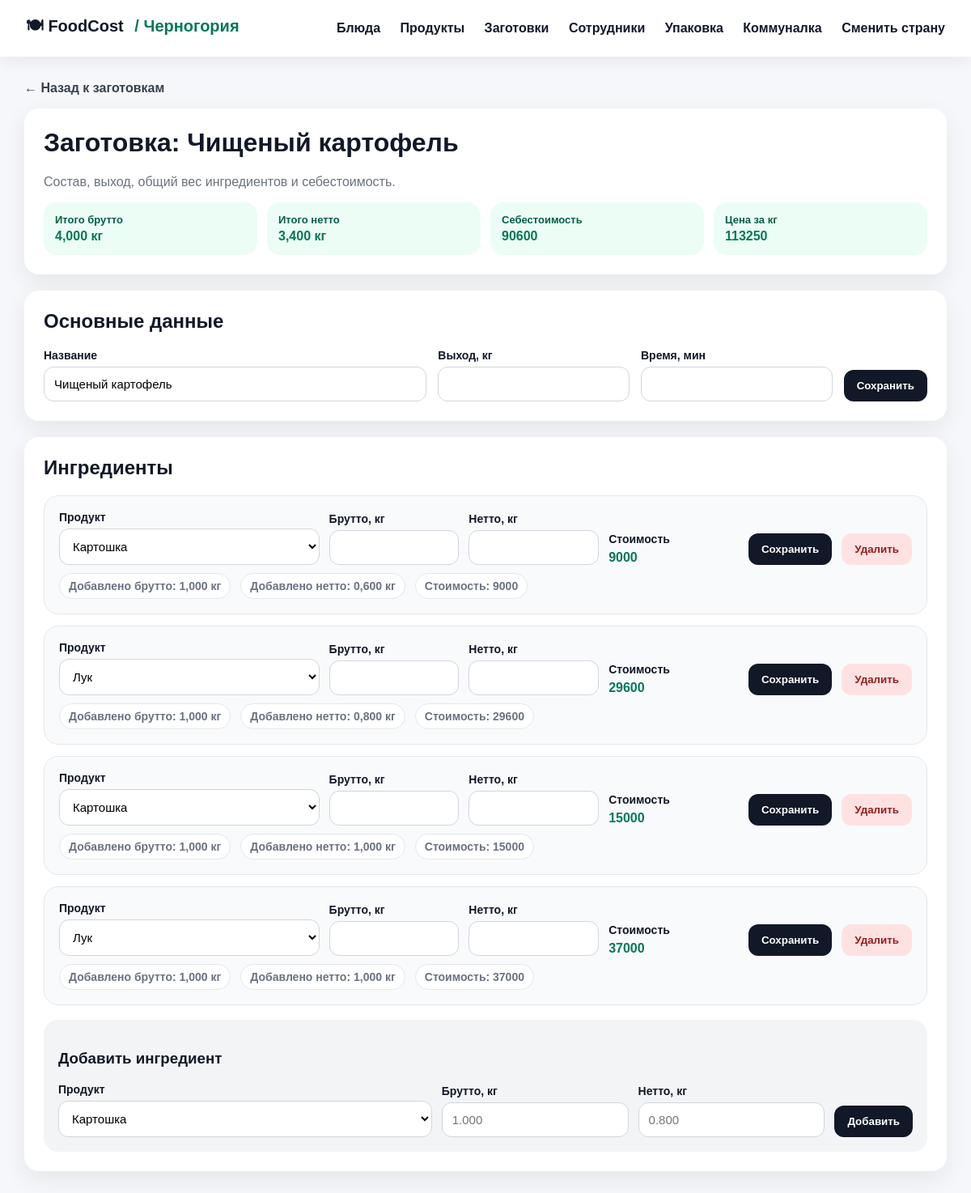
Page /c/montenegro/preparations/1/ on the earlier database version.
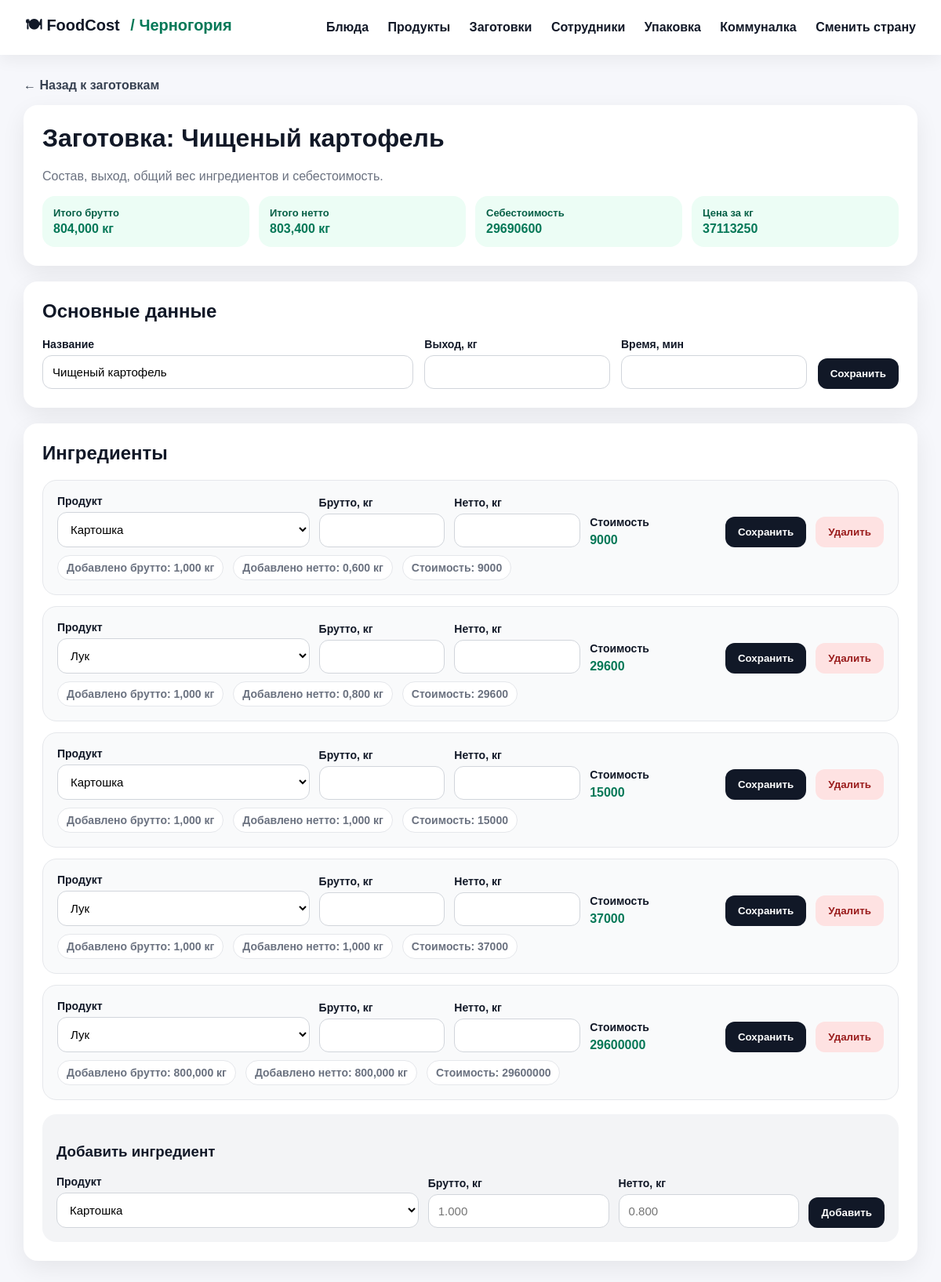
Same page on the later database version.
### foodcost/models.py (models this page shows, shortened)
class Preparation(models.Model):
    country = models.ForeignKey(
        Country,
        on_delete=models.CASCADE,
        related_name="preparations",
        null=True,
        blank=True,
    )
    name = models.CharField(max_length=255)
    final_weight = models.DecimalField(max_digits=10, decimal_places=3)
    cooking_minutes = models.DecimalField(max_digits=8, decimal_places=2, default=0)
    def calculate_cost(self):
        return sum(item.calculate_cost() for item in self.items.all())
    def cost_per_kg(self):
        if self.final_weight == 0:
            return 0
        return self.calculate_cost() / self.final_weight

class PreparationItem(models.Model):
    preparation = models.ForeignKey(Preparation, on_delete=models.CASCADE, related_name="items")
    product = models.ForeignKey(Product, on_delete=models.CASCADE)
    gross = models.DecimalField(max_digits=10, decimal_places=3)
    net = models.DecimalField(max_digits=10, decimal_places=3)
    def calculate_cost(self):
        price = self.product.get_price()
        if not price:
            return 0
        return self.net * price.price

class Product(models.Model):
    country = models.ForeignKey(
        Country,
        on_delete=models.CASCADE,
        related_name="products",
        null=True,
        blank=True,
    )
    name = models.CharField(max_length=255)
    unit = models.CharField(max_length=20)
    def get_price(self):
        return self.prices.order_by("-date_from").first()

class ProductPrice(models.Model):
    product = models.ForeignKey(Product, on_delete=models.CASCADE, related_name="prices")
    price = models.DecimalField(max_digits=10, decimal_places=2)
    date_from = models.DateField()

### foodcost/views.py (the view, shortened to what this page needs)
# urls.py: path("c/<slug:country_slug>/preparations/<int:prep_id>/", views.preparation_detail, name="preparation_detail"),
def preparation_detail(request, country_slug, prep_id):
    country = get_country(country_slug)
    preparation = get_object_or_404(Preparation, id=prep_id, country=country)
    products = Product.objects.filter(country=country)
    total_gross = sum(item.gross for item in preparation.items.all())
    total_net = sum(item.net for item in preparation.items.all())
    return render(request, "foodcost/preparation_detail.html", {
        "country": country,
        "preparation": preparation,
        "products": products,
        "total_gross": total_gross,
        "total_net": total_net,
    })

### foodcost/views.py (called while the page is built)
def get_country(country_slug):
    return get_object_or_404(Country, slug=country_slug)

### foodcost/templates/foodcost/preparation_detail.html (shortened to what the changed rows need)
{% extends "foodcost/base.html" %}
{% block content %}
<div class="card">
    <h1>Заготовка: {{ preparation.name }}</h1>
    <p class="muted">Состав, выход, общий вес ингредиентов и себестоимость.</p>
    <div class="summary">
        <div class="metric">
            <span>Итого брутто</span>
            {{ total_gross|floatformat:3 }} кг
        </div>
        <div class="metric">
            <span>Итого нетто</span>
            {{ total_net|floatformat:3 }} кг
        </div>
        <div class="metric">
            <span>Себестоимость</span>
            {{ preparation.calculate_cost|floatformat:0 }}
        </div>
        <div class="metric">
            <span>Цена за кг</span>
            {{ preparation.cost_per_kg|floatformat:0 }}
        </div>
    </div>
</div>
<div class="card">
    <h2>Основные данные</h2>
    <form method="post">
        <div class="main-grid">
            <div>
                <label>Название</label>
                <input name="name" value="{{ preparation.name }}">
            </div>
            <div>
                <label>Выход, кг</label>
                <input type="number" step="0.001" name="final_weight" value="{{ preparation.final_weight }}">
            </div>
            <div>
                <label>Время, мин</label>
                <input type="number" step="0.1" name="cooking_minutes" value="{{ preparation.cooking_minutes }}">
            </div>
        </div>
    </form>
</div>
<div class="card">
    <h2>Ингредиенты</h2>
    <div class="ingredient-list">
        {% for item in preparation.items.all %}
        <div class="ingredient-card">
            <form method="post" class="ingredient-form">
                <div>
                    <label>Продукт</label>
                    <select name="product_id">
                        {% for product in products %}
                            <option value="{{ product.id }}" {% if item.product_id == product.id %}selected{% endif %}>
                                {{ product.name }}
                            </option>
                        {% endfor %}
                    </select>
                </div>
                <div>
                    <label>Брутто, кг</label>
                    <input type="number" step="0.001" name="gross" value="{{ item.gross }}">
                </div>
                <div>
                    <label>Нетто, кг</label>
                    <input type="number" step="0.001" name="net" value="{{ item.net }}">
                </div>
                <div>
                    <label>Стоимость</label>
                    <div class="price">{{ item.calculate_cost|floatformat:0 }}</div>
                </div>
                <button type="submit">Сохранить</button>
                <button type="submit"
                        name="action"
                        value="delete_item"
                        class="danger"
                        onclick="return confirm('Удалить ингредиент из заготовки?')">
                    Удалить
                </button>
            </form>
            <div class="ingredient-info">
                <span class="pill">Добавлено брутто: {{ item.gross|floatformat:3 }} кг</span>
                <span class="pill">Добавлено нетто: {{ item.net|floatformat:3 }} кг</span>
                <span class="pill">Стоимость: {{ item.calculate_cost|floatformat:0 }}</span>
            </div>
        </div>
        {% empty %}
            <p class="muted">Ингредиентов пока нет.</p>
        {% endfor %}
    </div>
</div>
{% endblock %}

Differences in the rows shown:
computed for Preparation "Чищеный картофель": calculate_cost "90600" → "29690600"; cost_per_kg "113250" → "37113250"
added PreparationItem: product_id "Лук", calculate_cost "29600000", gross "800,000", net "800,000"
Other differences:
{{ total_gross|floatformat:3 }}: "4,000" → "804,000"
{{ total_net|floatformat:3 }}: "3,400" → "803,400"
